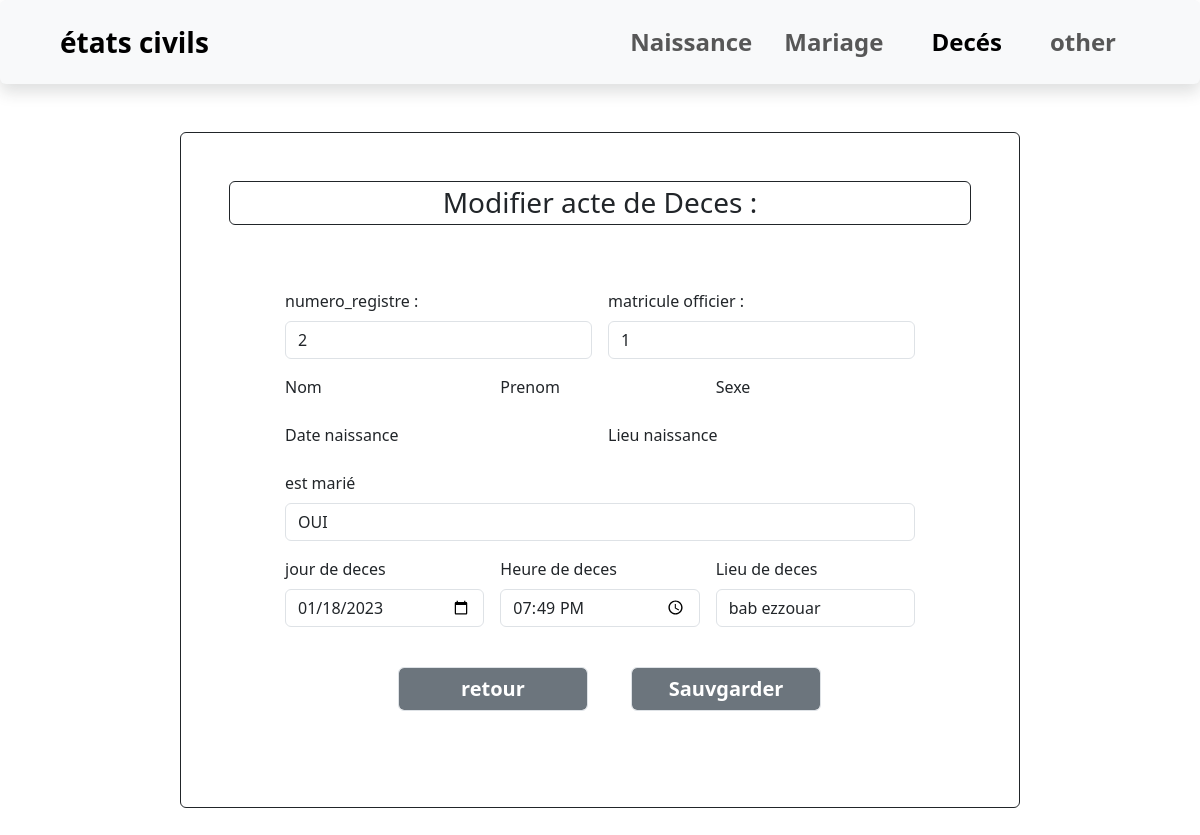
The app's page /modifierD/3 with its own data.
### app1/models.py (models this page shows, shortened)
class RegistreDeces(models.Model):
    bureau = models.ForeignKey ( Bureauetatcivile , on_delete = models.CASCADE,null = True )
    numero_registre = models.CharField ( max_length = 150 , verbose_name = 'Numero du Registre',primary_key=True )
    annee = models.IntegerField ( verbose_name = 'Annee' , default = datetime.datetime.now ( ).year )
    def __str__ ( self ) :
        return str ( self.numero_registre )

class Deces(models.Model):
    officier=models.ForeignKey(Officier,on_delete=models.CASCADE,default=0)
    numero_registre = models.ForeignKey ( RegistreDeces , on_delete = models.CASCADE,default = 0 )
    mariée=models.CharField(max_length = 10,choices = (('oui','OUI'),('non','NON')),default = 'NON')
    jour_deces=models.DateField ( verbose_name = 'Date de deces' )
    heure_deces=models.TimeField ( verbose_name = 'Heure de deces' )
    lieu_deces=models.CharField ( max_length = 250 , verbose_name = 'Lieu de deces' )
    numN=models.ForeignKey(Naissance,on_delete=models.CASCADE,default=0)

### app1/views.py (the view)
# urls.py: path('modifierD/<int:id>', views.Modifier_acteD,name="modifierD"),
def Modifier_acteD(request, id):
    acteD = Deces.objects.get(id=id)
    if request.method == 'POST':
        form = decesForm(request.POST, instance=acteD)
        if form.is_valid():
            form.save()
            return redirect('searchD')
    else:
        form = decesForm(instance=acteD)
    return render(request,'modifierD.html', {'form':form})

### app1/models.py (called while the page is built)
    def __str__ ( self ) :
        return str ( self.id )

### templates/modifierD.html (shortened to what this page needs)
<!DOCTYPE html>
{% load static %}
<html lang="en">
<head>
    <link rel="stylesheet" href="/static/css/bootstrap.min.css">
</head>
<body>
    <nav class="navbar navbar-expand-lg bg-body-tertiary px-5 shadow p-3 mb-5 bg-body-tertiary rounded">
        <div class="container-fluid">
          <a class="navbar-brand fs-3 fw-semibold" href="#">états civils </a>
          <div class="collapse navbar-collapse" id="navbarSupportedContent">
            <ul class="navbar-nav ms-auto mb-2 mb-lg-0">
              <li class="nav-item">
                <a class="nav-link  fs-4 fw-semibold" aria-current="page" href="{% url 'searchN' %}">Naissance</a>
              </li>
              <li class="nav-item">
                <a class="nav-link fs-4 px-4 fw-semibold" href="{% url 'searchM' %}">Mariage</a>
              </li>
              <li class="nav-item">
                <a class="nav-link active fs-4 px-4 fw-semibold" href="{% url 'searchD' %}">Decés</a>
              </li>
              <li class="nav-item">
                <a class="nav-link fs-4 px-4 fw-semibold" href="#">other</a>
              </li>
            </ul>
          </div>
        </div>
      </nav>
    <div class="container mt-5 border border-dark rounded mb-5 p-5" style=" width :70%;">
        <h3 class="text-center border border-dark rounded p-1"> Modifier acte de Deces : </h3>
        <form method="post" class="form-group row g-3 m-5 " >
            <br>
            <div class="col-md-6">
              <label  class="form-label">numero_registre :</label>
              {{form.numero_registre}}
          </div>
          <div class="col-md-6">
            <label class="form-label">matricule officier :</label>
                {{form.officier}}
        </div>
            <div class="col-md-4">
                <label  class="form-label">Nom</label>
            </div>
            <div class="col-md-4">
                <label  class="form-label">Prenom</label>
            </div>
            <div class="col-md-4">
                <label  class="form-label">Sexe</label>
            </div>
            <div class="col-md-6">
                <label  class="form-label">Date naissance</label>
            </div>
            <div class="col-md-6">
                <label class="form-label">Lieu naissance</label>
            </div>
            <div class="col-md-12">
                <label class="form-label">est marié </label>
                {{form.mariée}}
            </div>
            <div class="col-md-4">
                <label  class="form-label">jour de deces</label>
                {{form.jour_deces}}
            </div>
            <div class="col-md-4">
                <label class="form-label">Heure de deces</label>
                {{form.heure_deces}}
            </div>
            <div class="col-md-4">
                <label class="form-label">Lieu de deces</label>
                {{form.lieu_deces}}
            </div>
            <br>
            <div class="row" style="width:70% ;margin-left:15%;margin-top: 40px;">
              <div class="col-6 ">
                  <a href="{% url 'searchD' %}" class="form-control bg-secondary fs-5 text-white  topdf"
                      style="text-decoration:none;text-align:center;margin-right: 10%;font-weight: bold;">retour</a>
              </div>
              <div class="col-6 ">
                  <input type="submit" id="ajt" class="form-control bg-secondary text-white" style="margin-left: 10%;" value="Sauvgarder">
              </div>
          </div>
        </form>
    </div>
</body>
</html>

### templates/modifierD.html (style rules this page uses)
#ajt { font-size:20px; font-weight:bold }

### records on screen
RegistreDeces: numero_registre "2"
Deces: officier "1", mariée "OUI", jour_deces "01/18/2023", heure_deces "19:49:00", lieu_deces "bab ezzouar"
